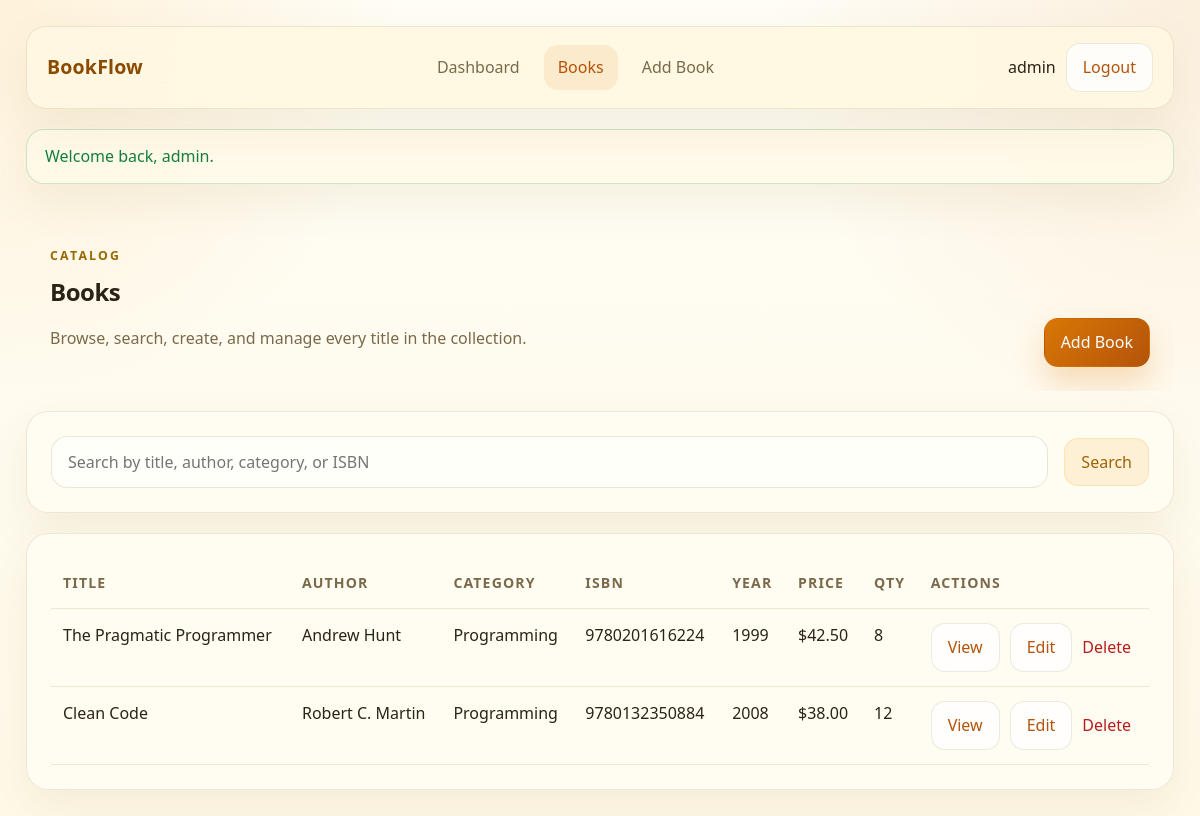
The app's page /books/index.php (signed in) with its own data.
### tables this page shows
CREATE TABLE IF NOT EXISTS books (
    id INT UNSIGNED AUTO_INCREMENT PRIMARY KEY,
    title VARCHAR(255) NOT NULL,
    author VARCHAR(255) NOT NULL,
    category VARCHAR(150) NOT NULL,
    isbn VARCHAR(50) DEFAULT NULL,
    published_year INT DEFAULT NULL,
    price DECIMAL(10,2) NOT NULL DEFAULT 0.00,
    quantity INT NOT NULL DEFAULT 0,
    description TEXT DEFAULT NULL,
    created_at TIMESTAMP DEFAULT CURRENT_TIMESTAMP,
    updated_at TIMESTAMP DEFAULT CURRENT_TIMESTAMP ON UPDATE CURRENT_TIMESTAMP
);

### books/index.php (the view, shortened to what this page needs)
<?php
require_once __DIR__ . '/../config/database.php';
$search = trim((string) ($_GET['q'] ?? ''));
if ($search !== '') {
    $stmt = $pdo->prepare(
        'SELECT * FROM books
         WHERE title LIKE :term
            OR author LIKE :term
            OR category LIKE :term
            OR isbn LIKE :term
         ORDER BY created_at DESC'
    );
    $stmt->execute(['term' => '%' . $search . '%']);
} else {
    $stmt = $pdo->query('SELECT * FROM books ORDER BY created_at DESC');
}
$books = $stmt->fetchAll();
require_once __DIR__ . '/../includes/header.php';
?>
<section class="section-head">
    <div>
        <p class="eyebrow">Catalog</p>
        <h1>Books</h1>
        <p class="muted">Browse, search, create, and manage every title in the collection.</p>
    </div>
    <a class="btn btn-primary" href="<?= APP_BASE ?>/books/create.php">Add Book</a>
</section>
<section class="card toolbar-card">
    <form class="search-form" action="search.php" method="get">
        <input type="search" name="q" value="<?= htmlspecialchars($search) ?>" placeholder="Search by title, author, category, or ISBN">
        <button class="btn btn-secondary" type="submit">Search</button>
    </form>
</section>
<section class="card table-card">
    <?php if ($books): ?>
        <div class="table-wrap">
            <table>
                <thead>
                    <tr>
                        <th>Title</th>
                        <th>Author</th>
                        <th>Category</th>
                        <th>ISBN</th>
                        <th>Year</th>
                        <th>Price</th>
                        <th>Qty</th>
                        <th>Actions</th>
                    </tr>
                </thead>
                <tbody>
                    <?php foreach ($books as $book): ?>
                        <tr>
                            <td><?= htmlspecialchars($book['title']) ?></td>
                            <td><?= htmlspecialchars($book['author']) ?></td>
                            <td><?= htmlspecialchars($book['category']) ?></td>
                            <td><?= htmlspecialchars($book['isbn'] ?? '') ?></td>
                            <td><?= htmlspecialchars((string) ($book['published_year'] ?? '')) ?></td>
                            <td>$<?= number_format((float) $book['price'], 2) ?></td>
                            <td><?= (int) $book['quantity'] ?></td>
                            <td>
                                <div class="row-actions">
                                    <a class="link-button" href="show.php?id=<?= (int) $book['id'] ?>">View</a>
                                    <a class="link-button" href="edit.php?id=<?= (int) $book['id'] ?>">Edit</a>
                                    <form action="delete.php" method="post" class="inline-form" data-confirm="Delete this book?">
                                        <button class="danger-link" type="submit">Delete</button>
                                    </form>
                                </div>
                            </td>
                        </tr>
                    <?php endforeach; ?>
                </tbody>
            </table>
        </div>
    <?php endif; ?>
</section>
<?php require_once __DIR__ . '/../includes/footer.php'; ?>

### includes/header.php (shortened to what this page needs)
<?php
$bodyClass = $bodyClass ?? '';
$isAuthPage = $isAuthPage ?? false;
?>
<!DOCTYPE html>
<html lang="en">
<head>
    <link rel="stylesheet" href="<?= APP_BASE ?>/assets/css/style.css">
</head>
<body class="<?= htmlspecialchars($bodyClass) ?>">
<div class="app-shell">
    <?php if (!$isAuthPage && !empty($_SESSION['user_id'])): ?>
        <?php require __DIR__ . '/navbar.php'; ?>
    <?php endif; ?>
    <main class="app-main">
        <?php if (!empty($_SESSION['flash'])): ?>
            <div class="flash flash-<?= htmlspecialchars($_SESSION['flash']['type'] ?? 'success') ?>">
                <span><?= htmlspecialchars($_SESSION['flash']['message'] ?? '') ?></span>
            </div>
        <?php endif; ?>

### includes/navbar.php
<?php
$currentPath = parse_url($_SERVER['REQUEST_URI'] ?? '', PHP_URL_PATH) ?: '';
?>
<header class="topbar">
    <a class="brand" href="<?= APP_BASE ?>/dashboard.php">BookFlow</a>
    <nav class="nav-links" aria-label="Main navigation">
        <a class="<?= str_contains($currentPath, '/dashboard.php') ? 'active' : '' ?>" href="<?= APP_BASE ?>/dashboard.php">Dashboard</a>
        <a class="<?= str_contains($currentPath, '/books') ? 'active' : '' ?>" href="<?= APP_BASE ?>/books/index.php">Books</a>
        <a href="<?= APP_BASE ?>/books/create.php">Add Book</a>
    </nav>
    <div class="nav-user">
        <span><?= htmlspecialchars($_SESSION['username'] ?? 'Admin') ?></span>
        <a class="btn btn-ghost" href="<?= APP_BASE ?>/auth/logout.php">Logout</a>
    </div>
</header>

### includes/footer.php
    </main>
</div>
</body>
</html>

### assets/css/style.css (style rules this page uses)
:root { --bg: #fff9e8; --bg-accent: #fff1bf; --panel: rgba(255, 252, 241, 0.92); --panel-strong: #ffffff; --text: #2b2416; --muted: #7a6a4b; --line: rgba(117, 86, 13, 0.12); --primary: #d97706; --primary-strong: #b45309; --secondary: #a16207; --danger: #b91c1c; --success: #15803d; --shadow: 0 18px 45px rgba(117, 86, 13, 0.08); --radius: 22px; }
* { box-sizing: border-box; }
html, body { margin: 0; min-height: 100%; }
body { color: var(--text); background: radial-gradient(circle at top left, rgba(245, 158, 11, 0.12), transparent 28%), radial-gradient(circle at top right, rgba(217, 119, 6, 0.1), transparent 30%), linear-gradient(180deg, #fffdf6 0%, var(--bg) 100%); font-family: "Aptos", "Segoe UI", "Helvetica Neue", Arial, sans-serif; line-height: 1.55; }
a { color: inherit; text-decoration: none; }
.app-shell { min-height: 100vh; padding: 26px; }
.app-main { width: min(1180px, 100%); margin: 0 auto; display: grid; gap: 20px; }
.topbar { width: min(1180px, 100%); margin: 0 auto 20px; padding: 16px 20px; display: flex; align-items: center; justify-content: space-between; gap: 16px; border: 1px solid var(--line); border-radius: 20px; background: rgba(255, 248, 225, 0.9); backdrop-filter: blur(18px); box-shadow: var(--shadow); }
.brand { font-size: 1.22rem; font-weight: 800; letter-spacing: 0.01em; color: #8a4b00; }
.nav-links, .nav-user, .hero-actions, .row-actions { display: flex; align-items: center; gap: 10px; flex-wrap: wrap; }
.nav-links a { padding: 10px 14px; border-radius: 14px; color: var(--muted); }
.nav-links a.active, .nav-links a:hover { background: rgba(217, 119, 6, 0.1); color: var(--primary-strong); }
.card { border: 1px solid var(--line); border-radius: var(--radius); background: var(--panel); box-shadow: var(--shadow); backdrop-filter: blur(18px); }
.hero, .section-head, .toolbar-card, .table-card, .form-card, .auth-card, .details-grid { padding: 24px; }
.hero, .section-head, .detail-item, .stat-card, .auth-card { position: relative; overflow: hidden; }
.hero, .section-head { display: flex; justify-content: space-between; align-items: flex-end; gap: 20px; }
.section-head h1, .hero h1, .auth-copy h1, .table-card h2 { margin: 0; letter-spacing: -0.02em; }
.eyebrow { margin: 0 0 8px; text-transform: uppercase; letter-spacing: 0.18em; color: #9a6700; font-size: 0.77rem; font-weight: 700; }
.muted { color: var(--muted); }
.table-wrap { overflow-x: auto; }
table { width: 100%; border-collapse: collapse; }
th, td { padding: 14px 12px; text-align: left; border-bottom: 1px solid var(--line); vertical-align: top; }
th { color: var(--muted); font-size: 0.88rem; text-transform: uppercase; letter-spacing: 0.08em; }
.btn, .link-button, .danger-link { display: inline-flex; align-items: center; justify-content: center; gap: 8px; border: 1px solid transparent; border-radius: 14px; padding: 11px 16px; font: inherit; cursor: pointer; transition: transform 0.2s ease, box-shadow 0.2s ease, background 0.2s ease; }
.btn-primary { background: linear-gradient(135deg, var(--primary), var(--primary-strong)); color: #fff; box-shadow: 0 16px 32px rgba(217, 119, 6, 0.24); }
.btn-secondary { background: rgba(245, 158, 11, 0.12); color: var(--secondary); border-color: rgba(245, 158, 11, 0.18); }
.btn-ghost, .link-button { background: rgba(255, 255, 255, 0.82); color: var(--primary-strong); border-color: var(--line); }
.danger-link { background: transparent; color: var(--danger); padding: 0; border: 0; }
.inline-form { display: inline; }
.search-form, .form-grid { display: grid; gap: 16px; }
.search-form { grid-template-columns: minmax(0, 1fr) auto; align-items: center; }
.form-grid input, .form-grid textarea, .search-form input { width: 100%; border: 1px solid rgba(117, 86, 13, 0.14); border-radius: 16px; padding: 13px 16px; background: rgba(255, 255, 250, 0.98); color: var(--text); font: inherit; }
.flash { width: min(1180px, 100%); margin: 0 auto 18px; padding: 14px 18px; border-radius: 18px; border: 1px solid var(--line); background: rgba(255, 250, 233, 0.96); box-shadow: var(--shadow); }
.flash-success { border-color: rgba(21, 128, 61, 0.2); color: var(--success); }

### records on screen
books: title "The Pragmatic Programmer", author "Andrew Hunt", category "Programming", isbn "9780201616224", published_year "1999", price "42.50", quantity "8"
books: title "Clean Code", author "Robert C. Martin", category "Programming", isbn "9780132350884", published_year "2008", price "38.00", quantity "12"

### other values on screen
$_SESSION['username'] "admin"
$_SESSION['flash']['message'] "Welcome back, admin."
